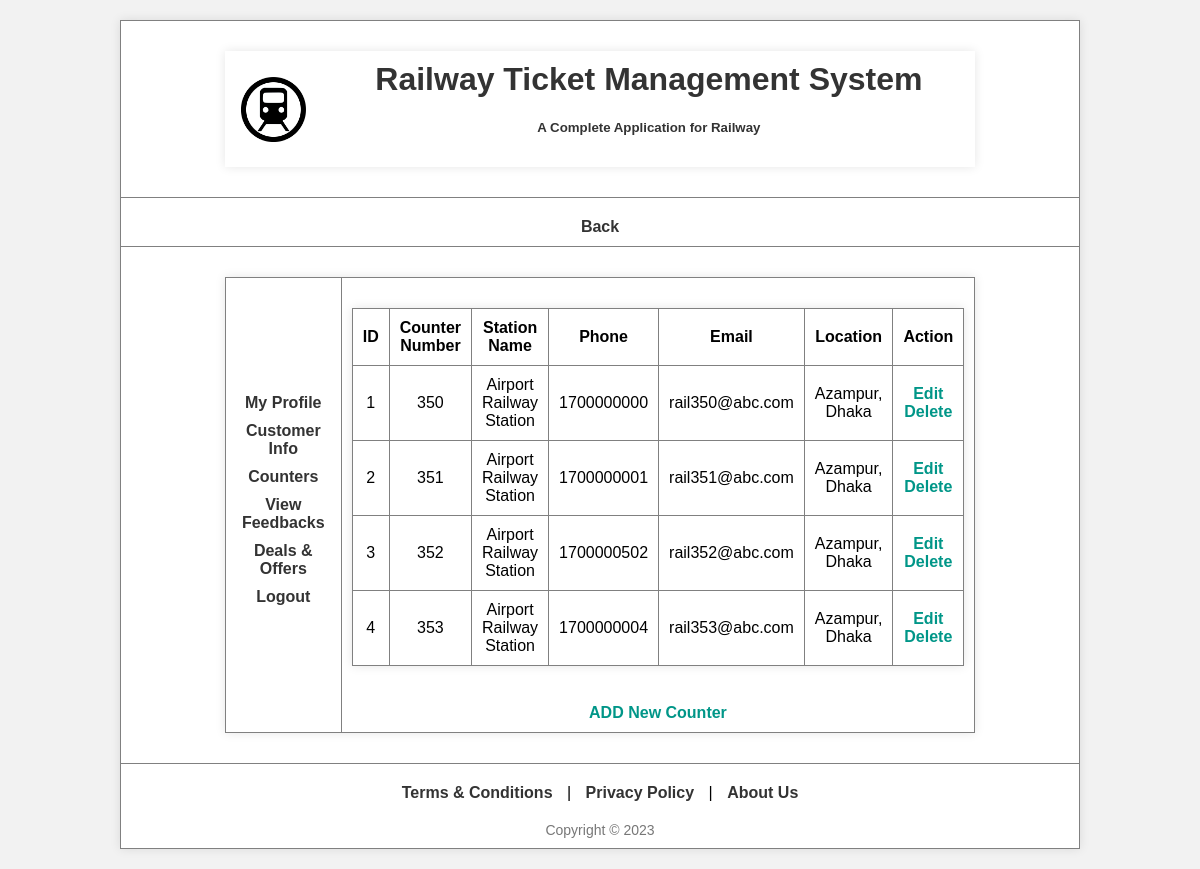
Page /view/counter.php (signed in) on the committed database.
### tables this page shows
CREATE TABLE `counter` (
  `id` int(255) NOT NULL,
  `counterNo` int(255) NOT NULL,
  `name` varchar(255) NOT NULL,
  `phone` int(255) NOT NULL,
  `email` varchar(255) NOT NULL,
  `location` varchar(255) NOT NULL
);

### view/counter.php (the view, shortened to what this page needs)
<html>
<html lang="en">
<head>
</head>
<body>
    <table border="1" width="100%" height="100%" align="center">
        <tr height="70">
            <td>
                <table width="100%">
                    <tr>
                        <td>
                            <img src="../upload/logo.png" height="65" width="65" alt="">
                        </td>
                        <td align="right">
                            <h1>Railway Ticket Management System</h1>
                            <h5>A Complete Application for Railway</h5>
                        </td>
                    </tr>
                </table>
            </td>
        </tr>
        <tr height="20">
            <td align="right">
                <nav>
                    <a href="employeeHome.php">Back</a>
                </nav>
            </td>
        </tr>
        <tr>
            <td>
                <table width="100%" height="90%" border="1">
                    <tr>
                        <td width="20%">
                            <ul>
                                <li><a href="myProfile.php">My Profile</a></li>
                                <li><a href="customer.php">Customer Info</a></li>
                                <li><a href="counter.php">Counters</a></li>
                                <li><a href="feedback.php">View Feedbacks</a></li>
                                <li><a href="deals.php">Deals & Offers</a></li>
                                <li><a href="../controller/logout.php">Logout</a></li>
                            </ul>
                        </td>
                        <td width="80%">
                            <table width="100%" border="1">
                                <tr>
                                    <th>ID</th>
                                    <th>Counter Number</th>
                                    <th>Station Name</th>
                                    <th>Phone</th>
                                    <th>Email</th>
                                    <th>Location</th>
                                    <th>Action</th>
                                </tr>
                                <?php
                                    $con=getConnection();
                                    $sql = "select * from counter";
                                    $result = mysqli_query($con, $sql);
                                    while($row=mysqli_fetch_assoc($result)){
                                        echo
                                        "<tr>
                                            <td>$row[id]</td>
                                            <td>$row[counterNo]</td>
                                            <td>$row[name]</td>
                                            <td>$row[phone]</td>
                                            <td>$row[email]</td>
                                            <td>$row[location]</td>
                                            <td>
                                                <a href='editCounter.php?id=$row[id]'>Edit</a>
                                                <a href='../controller/deleteCounter.php?id=$row[id]'>Delete</a>
                                            </td>
                                        </tr>";}
                                ?>
                            </table> <br>
                            <a href="addCounter.php">ADD New Counter</a>
                        </td>
                    </tr>
                </table>
            </td>
        </tr>
        <tr height="45" align="center">
            <td>
            <nav>
            <a href="t&c.html">Terms & Conditions</a> |
            <a href="privacyPolicy.html">Privacy Policy</a> |
            <a href="aboutUs.html">About Us</a>
          </nav>
                <footer>Copyright &copy; 2023</footer>
            </td>
        </tr>
    </table>
</body>
</html>

### view/counter.php (style rules this page uses)
body { font-family: 'Arial', sans-serif; margin: 0; padding: 0; background-color: #f2f2f2; }
table { border-collapse: collapse; width: 80%; margin: 20px auto; background-color: #fff; box-shadow: 0 0 10px rgba(0, 0, 0, 0.1); }
h1, h5 { color: #333; }
nav { margin-top: 10px; }
nav a { text-decoration: none; color: #333; margin: 0 10px; font-weight: bold; }
img { max-width: 100%; height: auto; }
td { padding: 10px; text-align: center; }
ul { list-style-type: none; padding: 0; margin: 0; }
ul li { margin-bottom: 10px; }
ul li a { text-decoration: none; color: #333; font-weight: bold; }
table th, table td { padding: 10px; text-align: center; }
footer { margin-top: 20px; font-size: 14px; color: #777; }
a { text-decoration: none; color: #009688; font-weight: bold; }

### rows in the picture
counter: id "1", counterNo "350", name "Airport Railway Station", phone "1700000000", email "rail350@abc.com", location "Azampur, Dhaka"
counter: id "2", counterNo "351", name "Airport Railway Station", phone "1700000001", email "rail351@abc.com", location "Azampur, Dhaka"
counter: id "3", counterNo "352", name "Airport Railway Station", phone "1700000502", email "rail352@abc.com", location "Azampur, Dhaka"
counter: id "4", counterNo "353", name "Airport Railway Station", phone "1700000004", email "rail353@abc.com", location "Azampur, Dhaka"
